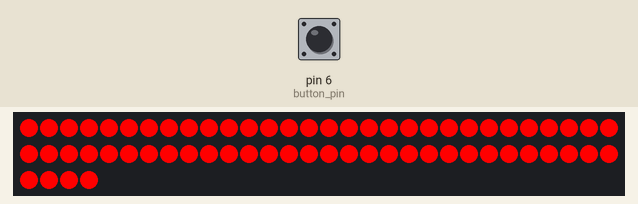
Recording of a program running on a simulated Arduino Mega 2560, built with avr-gcc and run on an emulated ATmega2560. Parts: 64 RGB LEDs in strip order, left to right, continuing on the next row. The test bench sets the inputs (shaded band); at power-on: pin 6 (button_pin) HIGH.

1.3 s: pin 6 (button_pin) pulled LOW for 0.15 s
Above: at 1.75 s.
2.0 s: pin 6 (button_pin) pulled LOW for 3.2 s
5.8 s: pin 6 (button_pin) pulled LOW for 1 s
Timing chart, 0 to 8.8 s (numbered marks = the images above; inputs shaded):
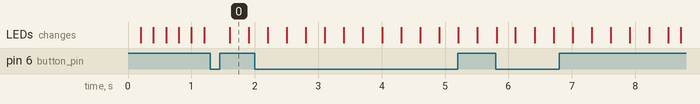

The program:

main.cpp
```cpp
#include <Arduino.h>
#include <Adafruit_NeoPixel.h>

const short matrix_pin = 10;
const short max_count_leds = 64;
const short rows = 8;
const short cols = 8;
const short button_pin = 6;

unsigned long last_time = 0;
unsigned long speedDelay = 200;

// Змінні для керування ефектами анімації
unsigned long effect_time = 0;
short effect_state = 0; // 0 - гра, 1 - перемога, 2 - програш
short flash_count = 0;

// Межі руху (наприклад, перший рядок матриці від 0 до 7)
short pos = 0;
short dir = 1;
const short min_pos = 0;
const short max_pos = 7;

// Центральні пікселі для перевірки (індекси 3 та 4 для перших 8 діодів)
const short target_1 = 3;
const short target_2 = 4;

Adafruit_NeoPixel matrix(max_count_leds, matrix_pin, NEO_GRB + NEO_KHZ800);

void setup()
{
  matrix.begin();
  matrix.clear();
  matrix.show();
  pinMode(button_pin, INPUT_PULLUP);
}

void loop()
{
  int buttonState = digitalRead(button_pin);

  // --- РЕЖИМ ГРИ ---
  if (effect_state == 0)
  {
    // Рух точки за таймером
    if (millis() - last_time >= speedDelay)
    {
      last_time = millis();

      matrix.clear();
      matrix.setPixelColor(pos, matrix.Color(0, 0, 255)); // Синя точка
      matrix.show();

      // Зміна напрямку руху на краях лінії
      if (pos == min_pos && dir == -1)
        dir = 1;
      else if (pos == max_pos && dir == 1)
        dir = -1;

      // Спочатку перевіряємо кнопку (поки pos не змінився),
      // а рух робимо в самому кінці такту
      pos += dir;
    }

    // Перевірка натискання кнопки
    if (buttonState == LOW)
    {
      // Повертаємо pos назад на 1 крок для перевірки,
      // бо в кінці минулого такту ми його вже зсунули наперед
      short current_pos = pos - dir;

      if (current_pos == target_1 || current_pos == target_2)
      {
        effect_state = 1; // Запуск ефекту перемоги
      }
      else
      {
        effect_state = 2; // Запуск ефекту програшу
      }
      flash_count = 0;
      effect_time = millis();
    }
  }
  // --- РЕЖИМ ЕФЕКТУ ПЕРЕМОГИ (Зелений) ---
  else if (effect_state == 1)
  {
    if (millis() - effect_time >= 300)
    {
      effect_time = millis();
      flash_count++;

      if (flash_count % 2 != 0)
      {
        matrix.fill(matrix.Color(0, 255, 0)); // Увімкнути зелений
      }
      else
      {
        matrix.clear(); // Вимкнути
      }
      matrix.show();

      if (flash_count >= 6)
      {                   // 3 спалахи (увімкнено/вимкнено * 3)
        effect_state = 0; // Повернення до гри
        pos = min_pos;    // Скидання позиції точки
        dir = 1;
      }
    }
  }
  // --- РЕЖИМ ЕФЕКТУ ПРОГРАШУ (Червоний) ---
  else if (effect_state == 2)
  {
    if (millis() - effect_time >= 300)
    {
      effect_time = millis();
      flash_count++;

      if (flash_count % 2 != 0)
      {
        matrix.fill(matrix.Color(255, 0, 0)); // Увімкнути червоний
      }
      else
      {
        matrix.clear(); // Вимкнути
      }
      matrix.show();

      if (flash_count >= 6)
      {
        effect_state = 0; // Повернення до гри
        pos = min_pos;
        dir = 1;
      }
    }
  }
}
```

Measured:
- after the input at 1.3 s, the LEDs: change after 0.30 s (image 0)
